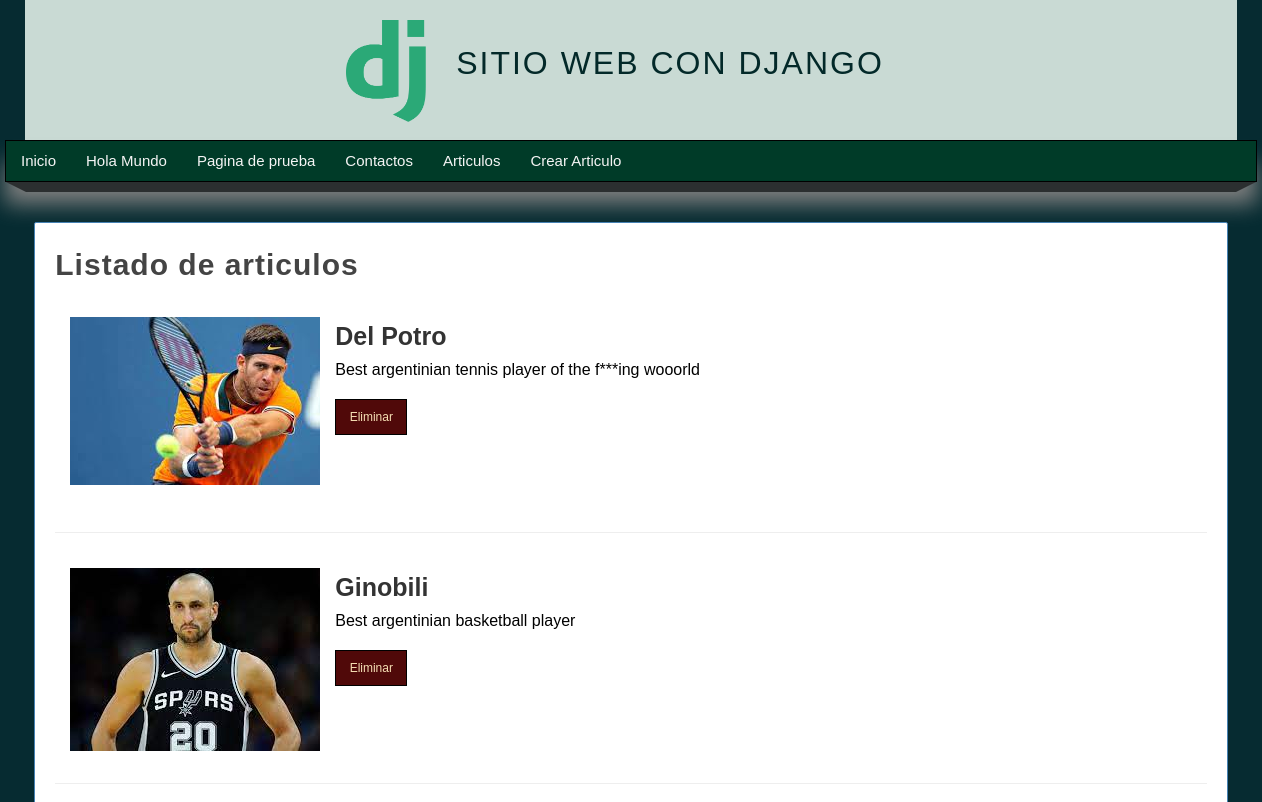
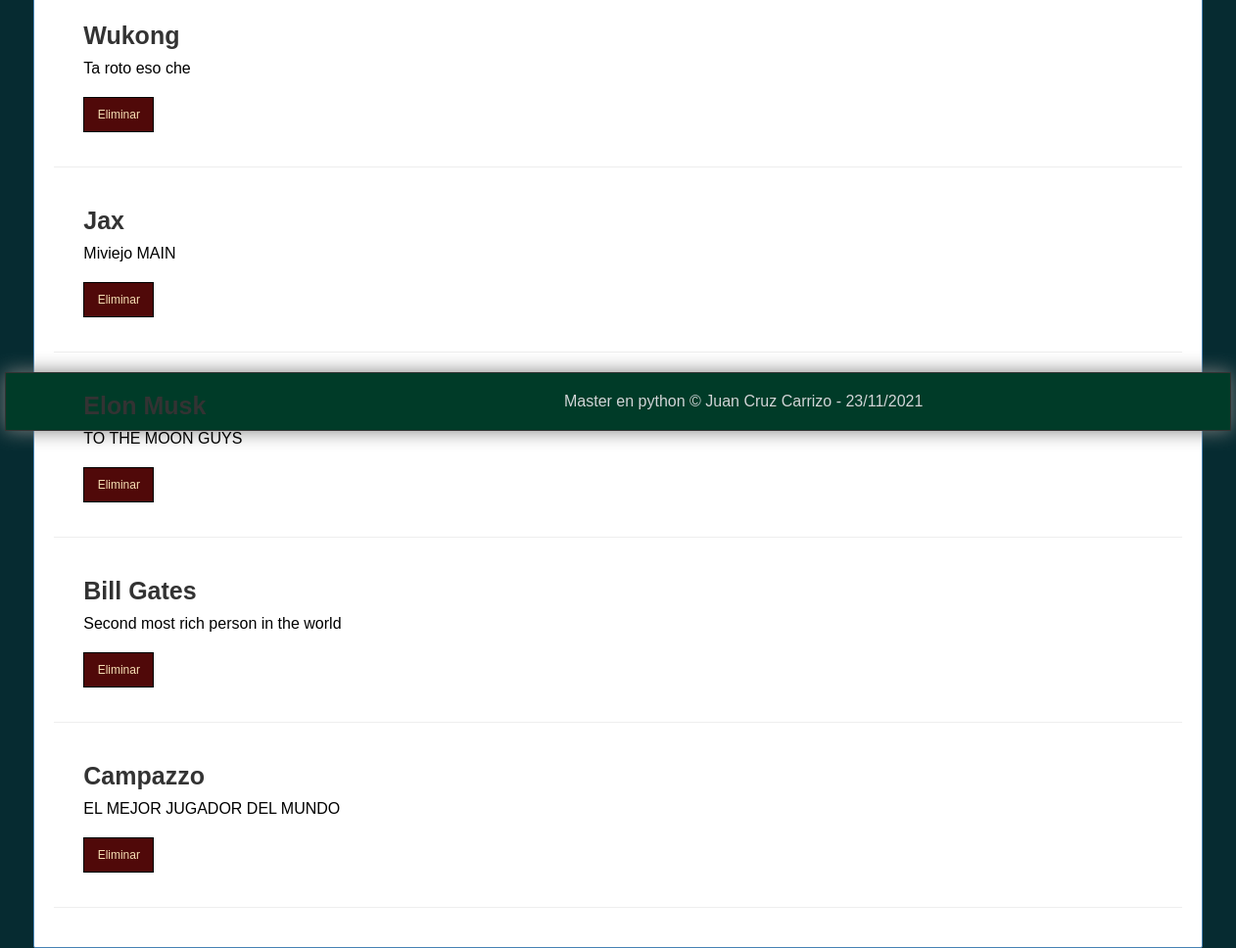
Page /articulos/ on the committed database (2 pictures, top to bottom).
### myapp/models.py (models this page shows, shortened)
class Article(models.Model):
    title = models.CharField(max_length=100)
    content = models.TextField()
    image = models.ImageField(default = 'null', upload_to="articles")
    public = models.BooleanField()
    created_at = models.DateTimeField(auto_now_add=True)
    updated_at = models.DateTimeField(auto_now=True)
    class Meta:
        verbose_name="Article"
        verbose_name_plural="Articles"
        ordering=['id']

### myapp/views.py (the view)
# urls.py: path('articulos/',views.listar_articulos, name="articulos"),
def listar_articulos(request):
    articulos= Article.objects.filter(public=True).order_by('id') #[:3]Para mostrar solo los primeros 3
    return render(request, 'articulos.html',{
        'articulos':articulos
    })

### myapp/templates/articulos.html (shortened to what this page needs)
{% extends 'layout.html'%}
{%load filters %}
{% block content %}
<h1 class="title">Listado de articulos</h1>
        {% for articulo in articulos  %}
            <article class="article-item">
                {% if articulo.image != 'null'%}
                    <div class="image">
                        <img src="{{articulo.image.url}}">
                    </div>
                {% endif %}
                <div class="data">
                    <h2>{{articulo.title}}</h2>
                    <p>
                        {{articulo.content}}
                        <a href = "{% url 'borrar' articulo.id %}" class= "btn btn-delete">Eliminar</a>
                    </p>
                </div>
            </article>
        {% endfor %}
{% endblock %}

### myapp/templates/layout.html (shortened to what this page needs)
{% load static %}
<!DOCTYPE html>
<html lang="es">
<head>
    <link rel="stylesheet" type="text/css" href="{% static 'css/styles.css'%}" />
</head>
<body>
    <header>
        <div id="logotipo">
            <img src="{% static 'images/logotipo_django.png'%}">
            <h1>
                Sitio web con Django
            </h1>
        </div>
    </header>
    <nav>
        <ul>
            <li>
                <a href="{% url 'inicio' %}">Inicio</a>
            </li>
            <li>
                <a href= "{% url 'hola_mundo' %}">Hola Mundo</a>
            </li>
            <li>
                <a href="{% url 'pagina' %}">Pagina de prueba</a>
            </li>
            <li>
                <a href="{% url 'contacto' 'Juan' 'Cruz'%}">Contactos</a>
            </li>
            <li>
                <a href="{% url 'articulos'%}">Articulos</a>
            </li>
            <li>
                <a href="{% url 'create-full'%}">Crear Articulo</a>
            </li>
        </ul>
    </nav>
    <div class="barra">
        <span class="esquina-izquierda"></span>
        <span class="relleno-barra"></span>
        <span class="esquina-derecha"></span>
    </div>
    <div id="content">
        <div class="box">
            {% block content %}{% endblock %}
        </div>
    </div>
    <footer>
        Master en python &copy; Juan Cruz Carrizo - {% now "d/m/Y"%}
    </footer>
</body>
</html>

### myapp/static/css/styles.css (style rules this page uses)
* { margin: 0px; padding: 0px; font-family: Verdana, Geneva, Tahoma, sans-serif; text-decoration: none; }
.box p, .box h2, .box h3, .box ul { margin-top: 5px; margin-bottom: 5px; }
body { background-color: rgb(6, 43, 49); }
header { width: 1212px; height: 140px; background-color: rgb(201, 218, 212); margin: auto; }
#logotipo { width: 47%; height: 140px; margin: 0 auto; }
#logotipo img { display:block; width: 80px; float: left; margin-top: 20px; }
#logotipo h1 { display: block; float: left; margin-top: 45px; margin-left: 30px; letter-spacing: 2px; text-transform: uppercase; font-weight: lighter; color: rgb(3, 41, 41); }
nav { width: 1250px; height: 40px; background-color: rgb(0, 59, 40); border: 1px solid black; margin: 0 auto; box-shadow: 0px 22px 22px gray; font-size: 15px; }
nav ul { list-style: none; text-decoration: none; }
nav ul li { line-height: 40px; float: left; }
nav ul li a { display: block; padding-right: 15px; padding-left: 15px; color: whitesmoke; }
.barra { width: 1250px; margin: 0 auto; }
.esquina-izquierda { display: block; border-left: 20px solid transparent; border-top: 10px solid #2B2F30; float: left; }
.esquina-derecha { display: block; border-right: 20px solid transparent; border-top: 10px solid #2B2F30; float: right; }
.relleno-barra { display: block; width: 1210px; background: #2B2F30; height: 10px; float: left; }
#content { width:1212px; height: 930px; margin:0 auto; margin-bottom:30px ; margin-top: 40px; }
.box { background: white; width:95%; min-height: 930px; padding:20px; border:1px solid steelblue; border-radius: 2px; margin: 0 auto; }
.title { color: #444; letter-spacing: 1px; font-size: 30px; margin-bottom: 10px; margin-top: 5px; }
footer { width:1250px; background-color: rgb(0, 59, 40) ; border:1px solid #333; color: #d1d4d6; text-align: center; padding-top: 20px; padding-bottom: 20px; box-shadow: 0px 0px 20px gray; margin: 0 auto; }
.article-item { margin-bottom: 20px; margin-top: 20px; padding: 15px; border-bottom: 1px solid #eee; clear: both; }
.article-item .image { width: 250px; height: 200px; float:left; overflow: hidden; }
.article-item .data { float:left; padding: 15px; padding-top: 0px; }
.article-item h2 { font-size: 25px; color: #333; margin-bottom: 10px; display: block; }
.btn { font-size: 12px; padding: 10px; background: rgb(80, 9, 9); color: wheat; border:1px solid black; display: block; margin-top: 20px; width: 50px; text-align: center; }

### rows in the picture
Article: image (picture), title "Del Potro", content "Best argentinian tennis player of the f***ing wooorld"
Article: image (picture), title "Ginobili", content "Best argentinian basketball player"
Article: title "Wukong", content "Ta roto eso che"
Article: title "Jax", content "Miviejo MAIN"
Article: content "TO THE MOON GUYS"
Article: title "Bill Gates", content "Second most rich person in the world"
Article: title "Campazzo", content "EL MEJOR JUGADOR DEL MUNDO"
